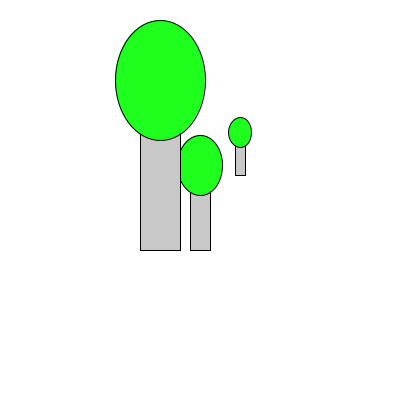
Frame 1 (no input)
Frame 60 (the mouse pressed at the canvas centre just before this capture): identical to frame 1, image omitted
Frame 120 (the mouse held since frame 60 and released just before this capture): identical to frame 1, image omitted

The Processing sketch that drew this single still picture (run headless with seeded random() and noise(); from frame 60 on, the mouse is pressed at the canvas centre):

// Processing sketch: compositeShapes
// ── compositeShapes.pde
void setup() {
  size(400, 400);
}

void draw() {
  background(255, 255, 255);
  tree(height/2, width/2, 1);
  tree(height/2-40, width/2-50, 2);
  tree(height/2+40, width/2-50, 0.5);
}

void tree(float x, float y, float scale) {
  rectMode(CENTER);
  fill(200, 200, 200);
  rect(x, y, 20*scale, 100*scale);
  fill(30, 255, 30);
  ellipse(x, y - 35*scale, 45*scale, 60*scale);
}
